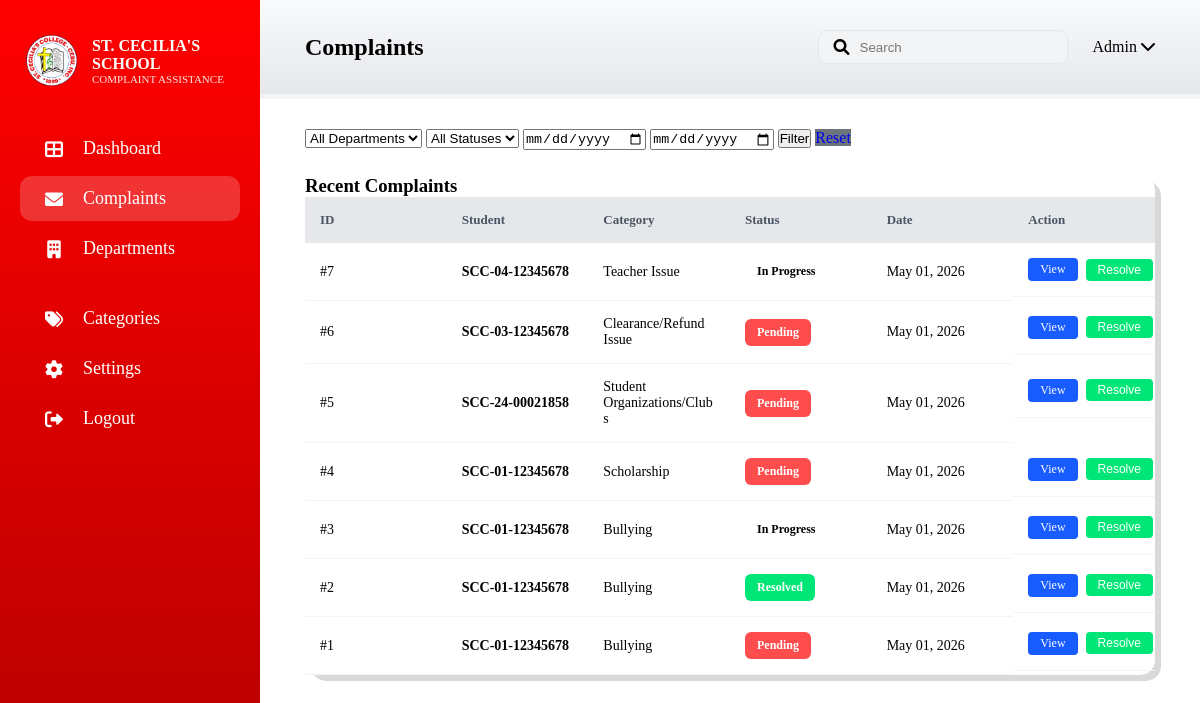
Page /admin_complaints (signed in) on the committed database.
### app.py (models this page shows)
class Complaint(db.Model):
    id = db.Column(db.Integer, primary_key=True)
    student_id = db.Column(db.String(50)) # <--- Kini ang gi-erroran
    student_name = db.Column(db.String(100))
    category = db.Column(db.String(50))
    department = db.Column(db.String(100))
    description = db.Column(db.Text)
    admin_remarks = db.Column(db.Text, nullable=True)
    status = db.Column(db.String(20), default='Pending')
    date_posted = db.Column(db.String(20))
    image_file = db.Column(db.String(100), nullable=True)
    last_updated = db.Column(db.String(100), nullable=True)

### app.py (the view)
@app.route('/admin_complaints')
def admin_complaints():
    allowed_roles = ['staff', 'Guidance', 'DeptHead']
    if 'user_id' not in session or session.get('user_role') not in allowed_roles:
        return redirect(url_for('login'))
    dept = request.args.get('department', '').strip()
    status = request.args.get('status', '').strip()
    query = Complaint.query
    if dept:
        query = query.filter(Complaint.department.ilike(f"%{dept}%"))
    if status:
        query = query.filter(Complaint.status.ilike(f"%{status}%"))
    complaints = query.order_by(Complaint.id.desc()).all()
    return render_template('admin_complaints.html', complaints=complaints)

### templates/admin_complaints.html (shortened to what this page needs)
<!DOCTYPE html>
<html lang="en">
<head>
    <link rel="stylesheet" href="{{ url_for('static', filename='style.css') }}">
    <link rel="stylesheet" href="https://cdnjs.cloudflare.com/ajax/libs/font-awesome/6.0.0/css/all.min.css">
</head>
<body class="admin-page">
    <div class="dashboard-wrapper">
        <aside class="sidebar">
            <div class="sidebar-header">
                <img src="{{ url_for('static', filename='images/logo.png') }}" class="logo">
                <div class="brand">
                    <h3>ST. CECILIA'S SCHOOL</h3>
                    <p>COMPLAINT ASSISTANCE</p>
                </div>
            </div>
            <nav class="nav-menu">
                <ul>
                    <li><a href="{{ url_for('admin_dashboard_route') }}"><i class="fas fa-th-large"></i><span>Dashboard</span></a></li>
                    <li class="active"><a href="{{ url_for('admin_complaints') }}"><i class="fas fa-envelope"></i><span>Complaints</span></a></li>
                    <li class="nav-item-dropdown">
                        <div class="dropdown-btn" onclick="toggleDeptDropdown(event)">
                            <i class="fas fa-building"></i><span>Departments</span>
                        </div>
                    </li>
                    <li><a href="{{ url_for('admin_categories') }}"><i class="fas fa-tags"></i><span>Categories</span></a></li>
                    <li><a href="{{ url_for('admin_settings') }}"><i class="fas fa-cog"></i><span>Settings</span></a></li>
                    <li class="logout"><a href="{{ url_for('logout') }}"><i class="fas fa-sign-out-alt"></i><span>Logout</span></a></li>
                </ul>
            </nav>
        </aside>
        <main class="main-panel">
            <header class="top-header">
                <div class="header-left"><h2>Complaints</h2></div>
                <div class="header-right">
                    <div class="search-bar">
                        <i class="fas fa-search"></i>
                        <input type="text" placeholder="Search">
                    </div>
                    <div class="user-profile-header">
                        <span>Admin <i class="fas fa-chevron-down"></i></span>
                    </div>
                </div>
            </header>
            <div class="dashboard-content-wrapper">
                <form method="GET" action="{{ url_for('admin_complaints') }}" class="filters-container">
                    <select name="department" class="filter-select">
                        <option value="">All Departments</option>
                    </select>
                    <select name="status" class="filter-select">
                        <option value="">All Statuses</option>
                    </select>
                    <input type="date" name="start_date" class="filter-date" value="{{ request.args.get('start_date', '') }}">
                    <input type="date" name="end_date" class="filter-date" value="{{ request.args.get('end_date', '') }}">
                    <button type="submit" class="btn-filter-action">Filter</button>
                    <a href="{{ url_for('admin_complaints') }}" class="btn-filter-action" style="background: #6c757d; text-decoration: none; text-align: center;">Reset</a>
                </form>
                <div class="table-container">
                    <div class="table-header-title"><h3>Recent Complaints</h3></div>
                    <table>
                        <thead>
                            <tr>
                                <th>ID</th>
                                <th>Student</th>
                                <th>Category</th>
                                <th>Status</th>
                                <th>Date</th>
                                <th>Action</th>
                            </tr>
                        </thead>
                        <tbody>
                            {% for complaint in complaints %}
                            <tr>
                                <td>#{{ complaint.id }}</td>
                                <td><strong>{{ complaint.student_id }}</strong></td>
                                <td>{{ complaint.category }}</td>
                                <td>
                                    <span class="status-pill {{ (complaint.status or 'pending').lower().replace(' ', '-') }}">
                                        {{ complaint.status or 'Pending' }}
                                    </span>
                                </td>
                                <td>{{ complaint.date_posted }}</td>
                                <td class="action-buttons">
                                    <a href="{{ url_for('admin_complaints_view', id=complaint.id) }}" class="btn-table-view">View</a>
                                    <button class="btn-table-resolve">Resolve</button>
                                </td>
                            </tr>
                            {% else %}
                            <tr>
                                <td colspan="6" style="text-align: center; padding: 40px;">No complaints found.</td>
                            </tr>
                            {% endfor %}
                        </tbody>
                    </table>
                </div>
            </div>
        </main>
    </div>
</body>
</html>

### static/style.css (style rules this page uses)
* { margin: 0; padding: 0; box-sizing: border-box; }
body, html { margin: 0; padding: 0; width: 100%; overflow-x: auto; }
:root { --vibrant-red: #FF3131; --soft-white: #FFFFFF; --primary-red: #FF3131; --bg-light: #F8F9FA; --text-dark: #333; --sidebar-width: 260px; --shadow: 0 4px 20px rgba(0,0,0,0.05); }
.search-bar input { border: none; background: transparent; outline: none; margin-left: 10px; width: 100%; }
.sidebar { width: var(--sidebar-width); background: linear-gradient(to bottom, #FF0000, #B50000); color: white; padding: 30px 20px; display: flex; flex-direction: column; position: fixed; top: 0; left: 0; height: 100vh; z-index: 1000; }
.sidebar-header { display: flex; align-items: center; gap: 12px; margin-bottom: 15px; }
.sidebar-header img { width: 60px; height: auto; }
.brand { display: flex; flex-direction: column; }
.brand h3 { font-size: 16px; font-weight: 700; }
.brand p { font-size: 11px; font-weight: 200; opacity: 0.9; }
.nav-menu ul { list-style: none; padding: 0; margin-top: 20px; width: 100%; display: flex; flex-direction: column; }
.nav-menu li { width: 100%; margin-bottom: 5px; }
.nav-menu li a, .nav-item-dropdown .dropdown-btn { display: flex !important; align-items: center !important; cursor: pointer; gap: 15px; width: 100%; padding: 12px 20px; color: #fff; text-decoration: none; border-radius: 12px; font-size: 18px; font-weight: 500; box-sizing: border-box; transition: 0.3s ease; }
.nav-menu li i { width: 28px; font-size: 18px; text-align: center; flex-shrink: 0; }
.nav-menu li a:hover, .nav-menu li.active a, .nav-item-dropdown .dropdown-btn:hover { background: rgba(255, 255, 255, 0.2); }
.nav-item-dropdown { width: 100%; }
.logout { margin-top: auto; margin-bottom: 30px; }
.stat-card, .table-container { background: white !important; border-radius: 15px !important; box-shadow: 6px 6px 0px rgba(0, 0, 0, 0.15) !important; transition: transform 0.2s ease, box-shadow 0.2s ease; }
table { width: 100% !important; border-collapse: collapse !important; table-layout: fixed; }
thead tr { background-color: #E5E7EB !important; }
th { padding: 15px !important; text-align: left !important; color: #4B5563 !important; font-size: 13px !important; font-weight: 600 !important; }
td { padding: 15px !important; border-bottom: 1px solid #F3F4F6 !important; font-size: 14px !important; word-wrap: break-word; }
.status-pill { padding: 6px 12px !important; border-radius: 6px !important; font-size: 12px !important; font-weight: 600 !important; display: inline-block; }
.status-pill.pending { background-color: #FF4D4D !important; color: white !important; }
.status-pill.resolved { background-color: #00E676 !important; color: white !important; }
.action-buttons { display: flex; gap: 8px; align-items: center; }
.btn-table-view { background-color: #185BFF !important; color: white !important; border: none !important; padding: 4px 12px !important; border-radius: 4px !important; cursor: pointer; font-size: 12px !important; font-weight: 500 !important; text-decoration: none !important; display: inline-block; transition: background-color 0.3s ease; }
.btn-table-resolve { background-color: #00E676 !important; color: white !important; border: none !important; padding: 4px 12px !important; border-radius: 4px !important; cursor: pointer; font-size: 12px !important; font-weight: 500 !important; transition: background-color 0.3s ease; }
.main-panel { margin-left: var(--sidebar-width); flex: 1; padding: 0; position: relative; z-index: 1; }
.top-header { background-color: white; display: flex; justify-content: space-between; align-items: center; width: 100%; margin: 0; padding: 30px 45px; box-sizing: border-box; border-bottom: 5px solid #F3F4F6; background: linear-gradient(to bottom, #f9fafb 0%, #e5e7eb 100%); position: relative; top: 0; }
.header-right { display: flex; align-items: center; gap: 25px; }
.search-bar { display: flex; align-items: center; background-color: #F3F4F6; padding: 8px 15px; border-radius: 10px; border: 1px solid #E5E7EB; width: 250px; }
.dashboard-content-wrapper { padding: 30px 45px !important; display: flex; flex-direction: column; justify-content: space-around; gap: 25px; width: 100%; box-sizing: border-box; }

### rows in the picture
Complaint: id "7", student_id "SCC-04-12345678", category "Teacher Issue", status "In Progress", date_posted "May 01, 2026"
Complaint: id "6", student_id "SCC-03-12345678", category "Clearance/Refund Issue", status "Pending", date_posted "May 01, 2026"
Complaint: id "5", student_id "SCC-24-00021858", category "Student Organizations/Clubs", status "Pending", date_posted "May 01, 2026"
Complaint: id "4", student_id "SCC-01-12345678", category "Scholarship", status "Pending", date_posted "May 01, 2026"
Complaint: id "3", student_id "SCC-01-12345678", category "Bullying", status "In Progress", date_posted "May 01, 2026"
Complaint: id "2", student_id "SCC-01-12345678", category "Bullying", status "Resolved", date_posted "May 01, 2026"
Complaint: id "1", student_id "SCC-01-12345678", category "Bullying", status "Pending", date_posted "May 01, 2026"
